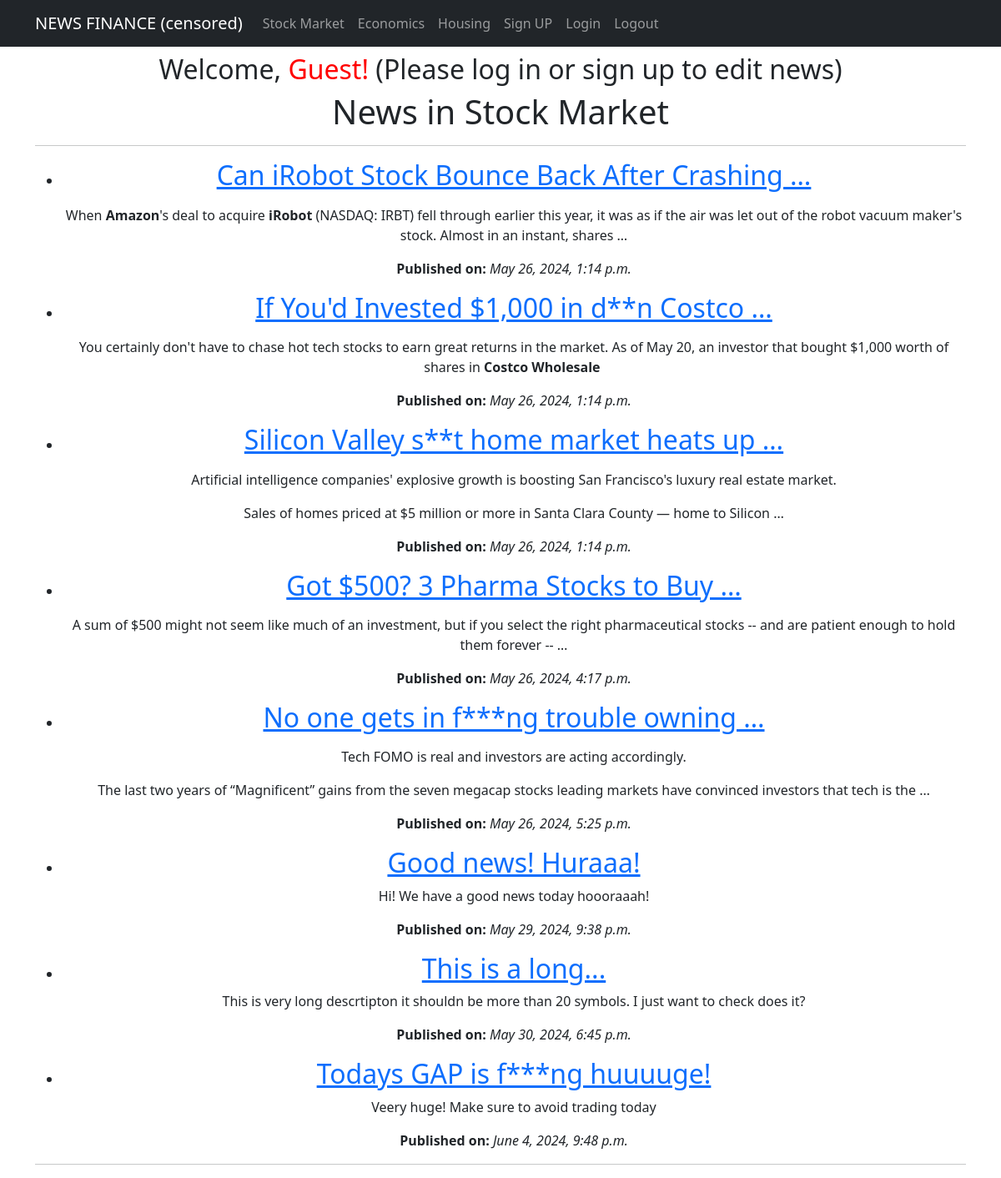
/category/Stock Market/, run on an earlier commit of the app's database.
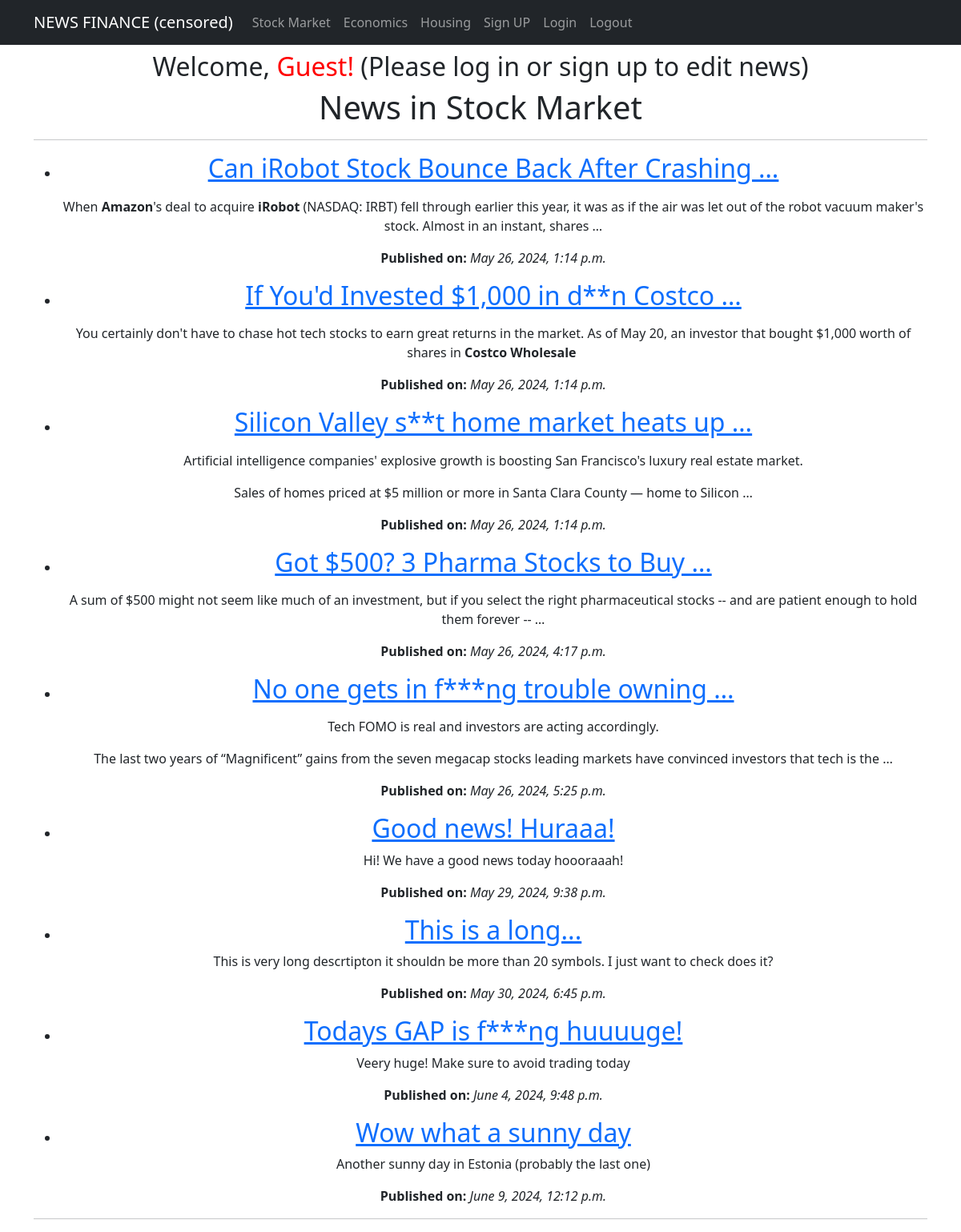
And on a later commit of the database.
### app/models.py (models this page shows, shortened)
class News(models.Model):
    name = models.CharField(max_length=150, unique=True)
    description = models.TextField()
    published_date = models.DateTimeField(auto_now_add=True)
    category = models.ForeignKey(to='Category', on_delete=models.CASCADE, related_name='news')
    class Meta:
        verbose_name_plural = "News"

### app/views.py (the view)
# urls.py: path('category/<str:category_name>/', NewsByCategory.as_view(), name='news_by_category'),  # News by category
class NewsByCategory(ListView):
    template_name = 'news_by_category.html'
    context_object_name = 'news_items'
    def get_queryset(self):
        self.category = get_object_or_404(Category, name=self.kwargs['category_name'])
        return News.objects.filter(category=self.category)
    def get_context_data(self, **kwargs):
        context = super().get_context_data(**kwargs)
        context['category'] = self.category
        return context

### app/templatetags/custom_filters.py (called while the page is built)
@register.filter(name='censor_bad_words')
def censor_bad_words(value):
    words = value.split()
    censored_words = [BAD_WORDS.get(word, word) for word in words]
    return ' '.join(censored_words)

### templates/news_by_category.html (shortened to what this page needs)
{% extends 'flatpages/default.html' %}
{% load custom_filters %}
{% block content %}
<h1>News in {{ category.name }}</h1>
<hr>
<ul>
    {% for news in news_items %}
        <li>
            <h2><a href="{% url 'news_detail' news.pk %}">{{ news.name|censor_bad_words|truncatewords:7 }}</a></h2>
            <p>{{ news.description|truncatewords:30|safe }}</p>
            <p><strong>Published on:</strong> <i>{{ news.published_date }}</i></p>
        </li>
    {% empty %}
        <li>No news in this category.</li>
    {% endfor %}
</ul>
<hr>
{% endblock content %}

What changed in the data, as far as the page shows it:
added News: name|censor_bad_words "Wow what a sunny day", description "Another sunny day in Estonia (probably the last one)", published_date "June 9, 2024, 12:12 p.m."
